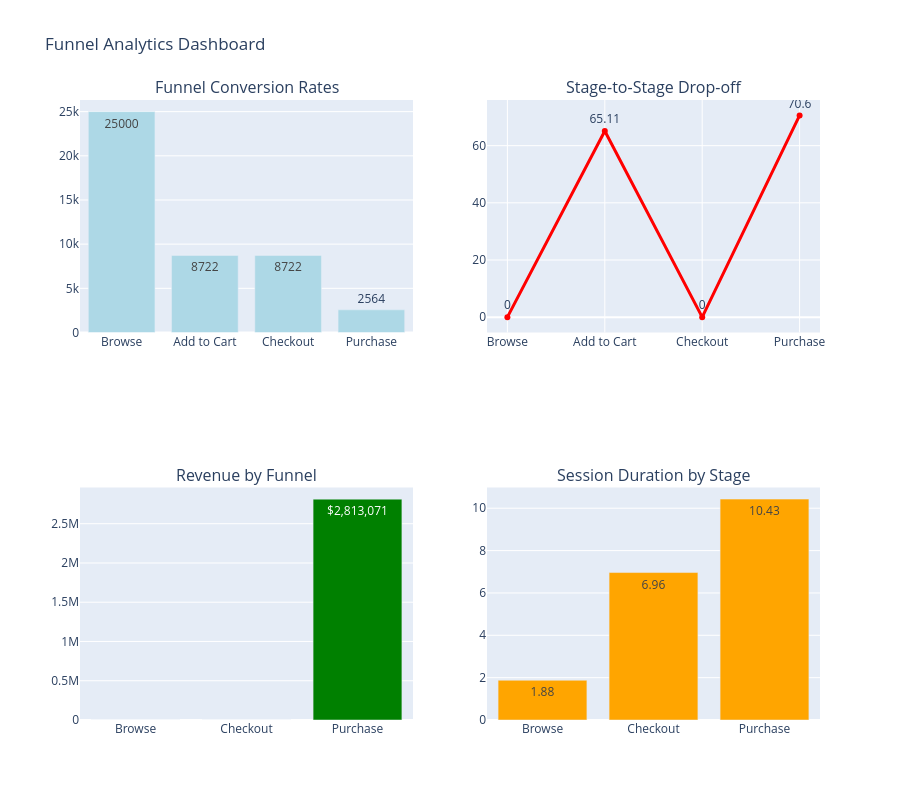

Notebook cell for this chart:
### Code cell
fig = make_subplots(
    rows=2,
    cols=2,
    subplot_titles=(
        "Funnel Conversion Rates",
        "Stage-to-Stage Drop-off",
        "Revenue by Funnel",
        "Session Duration by Stage"
    ),
    specs=[
        [{"secondary_y": False}, {"secondary_y": False}],
        [{"secondary_y": False}, {"secondary_y": False}]
    ]
)

# Funnel conversion rates
fig.add_trace(
    go.Bar(
        x=funnel_df["Stage"],
        y=funnel_df["Sessions"],
        text=funnel_df["Sessions"],
        textposition="auto",
        name="Sessions",
        marker_color="lightblue"
    ),
    row=1,
    col=1
)

# Drop-off rates
fig.add_trace(
    go.Scatter(
        x=funnel_df["Stage"],
        y=funnel_df["Drop_Off_Rate"],
        mode="lines+markers+text",
        text=funnel_df["Drop_Off_Rate"],
        textposition="top center",
        name="Drop-off Rate (%)",
        line=dict(color="red", width=3)
    ),
    row=1,
    col=2
)

# Revenue by stage
revenue_by_stage = (
    session_summary
    .groupby("Max_Funnel_Stage")["Revenue"]
    .sum()
    .reset_index()
)

fig.add_trace(
    go.Bar(
        x=revenue_by_stage["Max_Funnel_Stage"],
        y=revenue_by_stage["Revenue"],
        text=[f'${x:,.0f}' for x in revenue_by_stage["Revenue"]],
        textposition="auto",
        name="Revenue",
        marker_color="green"
    ),
    row=2,
    col=1
)

# Session duration by stage
duration_by_stage = (
    session_summary
    .groupby("Max_Funnel_Stage")["Session_Duration_Min"]
    .mean()
    .reset_index()
)

fig.add_trace(
    go.Bar(
        x=duration_by_stage["Max_Funnel_Stage"],
        y=duration_by_stage["Session_Duration_Min"],
        text=duration_by_stage["Session_Duration_Min"].round(2),
        textposition="auto",
        marker_color="orange",
        name="Avg Session Duration"
    ),
    row=2,
    col=2
)

# Layout
fig.update_layout(
    height=800,
    title_text="Funnel Analytics Dashboard",
    showlegend=False
)

fig.show()

### Figure 1 — Plotly figure (JSON) as saved in the notebook; plotly's stock layout.template omitted (floating-point values rounded to 4 significant figures)
{"data": [{"marker": {"color": "lightblue"}, "name": "Sessions", "text": [25000, 8722, 8722, 2564], "textposition": "auto", "type": "bar", "x": ["Browse", "Add to Cart", "Checkout", "Purchase"], "xaxis": "x", "y": [25000, 8722, 8722, 2564], "yaxis": "y"}, {"line": {"color": "red", "width": 3}, "mode": "lines+markers+text", "name": "Drop-off Rate (%)", "text": [0, 65.11, 0, 70.6], "textposition": "top center", "type": "scatter", "x": ["Browse", "Add to Cart", "Checkout", "Purchase"], "xaxis": "x2", "y": [0, 65.11, 0, 70.6], "yaxis": "y2"}, {"marker": {"color": "green"}, "name": "Revenue", "text": ["$0", "$0", "$2,813,071"], "textposition": "auto", "type": "bar", "x": ["Browse", "Checkout", "Purchase"], "xaxis": "x3", "y": [0, 0, 2813000.0], "yaxis": "y3"}, {"marker": {"color": "orange"}, "name": "Avg Session Duration", "text": [1.88, 6.96, 10.43], "textposition": "auto", "type": "bar", "x": ["Browse", "Checkout", "Purchase"], "xaxis": "x4", "y": [1.876, 6.962, 10.43], "yaxis": "y4"}], "layout": {"annotations": [{"font": {"size": 16}, "showarrow": false, "text": "Funnel Conversion Rates", "x": 0.225, "xanchor": "center", "xref": "paper", "y": 1, "yanchor": "bottom", "yref": "paper"}, {"font": {"size": 16}, "showarrow": false, "text": "Stage-to-Stage Drop-off", "x": 0.775, "xanchor": "center", "xref": "paper", "y": 1, "yanchor": "bottom", "yref": "paper"}, {"font": {"size": 16}, "showarrow": false, "text": "Revenue by Funnel", "x": 0.225, "xanchor": "center", "xref": "paper", "y": 0.375, "yanchor": "bottom", "yref": "paper"}, {"font": {"size": 16}, "showarrow": false, "text": "Session Duration by Stage", "x": 0.775, "xanchor": "center", "xref": "paper", "y": 0.375, "yanchor": "bottom", "yref": "paper"}], "height": 800, "showlegend": false, "title": {"text": "Funnel Analytics Dashboard"}, "xaxis": {"anchor": "y", "domain": [0, 0.45]}, "xaxis2": {"anchor": "y2", "domain": [0.55, 1]}, "xaxis3": {"anchor": "y3", "domain": [0, 0.45]}, "xaxis4": {"anchor": "y4", "domain": [0.55, 1]}, "yaxis": {"anchor": "x", "domain": [0.625, 1]}, "yaxis2": {"anchor": "x2", "domain": [0.625, 1]}, "yaxis3": {"anchor": "x3", "domain": [0, 0.375]}, "yaxis4": {"anchor": "x4", "domain": [0, 0.375]}}}
